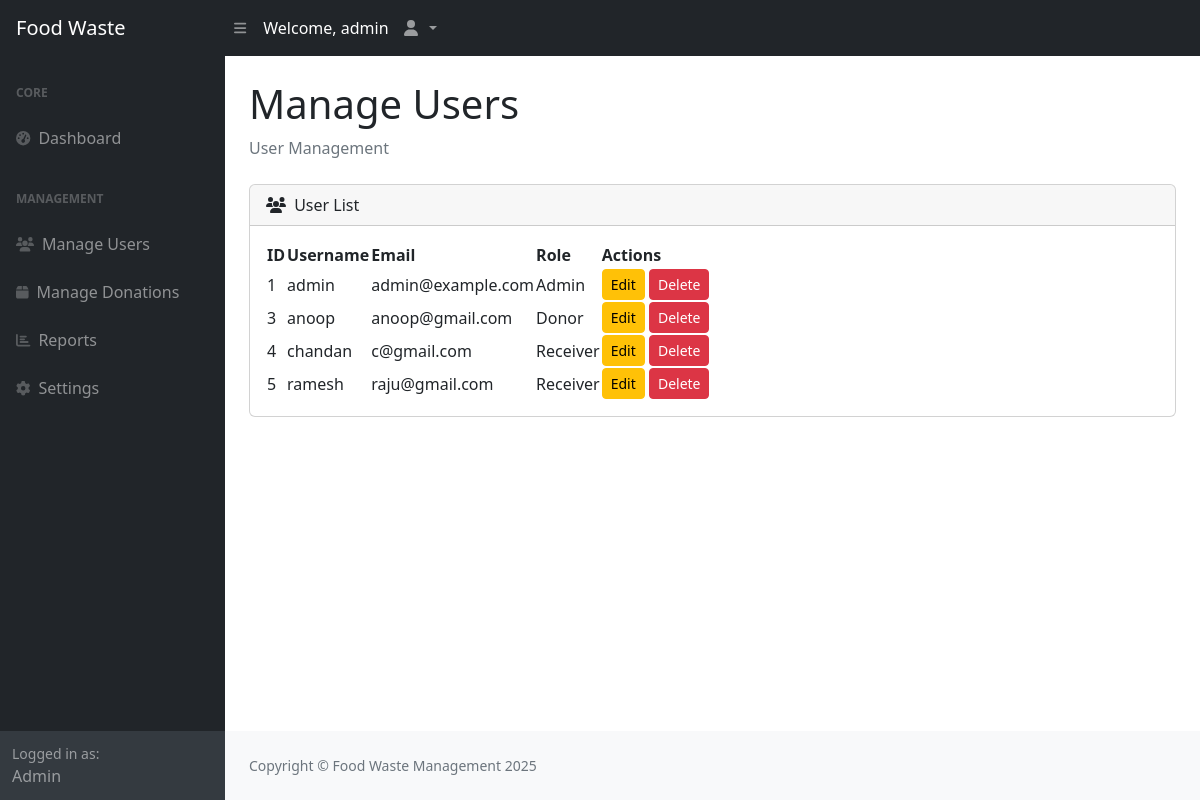
/admin/manage_users.php (signed in), run on the app's committed database.
### tables this page shows
CREATE TABLE `users` (
  `id` int(11) NOT NULL,
  `username` varchar(100) NOT NULL,
  `email` varchar(100) NOT NULL,
  `password` varchar(255) NOT NULL,
  `role` enum('admin','donor','receiver') NOT NULL,
  `created_at` timestamp NOT NULL DEFAULT current_timestamp()
);

### admin/manage_users.php (the view, shortened to what this page needs)
<?php
include '../database/db_connect.php';
$sql = "SELECT id, username, email, role FROM users";
$result = $conn->query($sql);
?>
<!DOCTYPE html>
<html lang="en">
<head>
    <link href="https://cdn.jsdelivr.net/npm/simple-datatables@7.1.2/dist/style.min.css" rel="stylesheet" />
    <link href="../assets/css/styles.css" rel="stylesheet" />
</head>
<body class="sb-nav-fixed">
    <?php include '../includes/topbar.php'; ?>
    <div id="layoutSidenav">
        <?php include '../includes/sidebar.php'; ?>
        <div id="layoutSidenav_content">
            <main>
                <div class="container-fluid px-4">
                    <h1 class="mt-4">Manage Users</h1>
                    <ol class="breadcrumb mb-4">
                        <li class="breadcrumb-item active">User Management</li>
                    </ol>
                    <div class="card mb-4">
                        <div class="card-header">
                            <i class="fas fa-users me-1"></i>
                            User List
                        </div>
                        <div class="card-body">
                            <table id="datatablesSimple">
                                <thead>
                                    <tr>
                                        <th>ID</th>
                                        <th>Username</th>
                                        <th>Email</th>
                                        <th>Role</th>
                                        <th>Actions</th>
                                    </tr>
                                </thead>
                                <tbody>
                                    <?php while ($row = $result->fetch_assoc()) { ?>
                                        <tr>
                                            <td><?php echo $row['id']; ?></td>
                                            <td><?php echo htmlspecialchars($row['username']); ?></td>
                                            <td><?php echo htmlspecialchars($row['email']); ?></td>
                                            <td><?php echo ucfirst($row['role']); ?></td>
                                            <td>
                                                <a href="edit_user.php?id=<?php echo $row['id']; ?>" class="btn btn-warning btn-sm">Edit</a>
                                                <a href="delete_user.php?id=<?php echo $row['id']; ?>" class="btn btn-danger btn-sm">Delete</a>
                                            </td>
                                        </tr>
                                    <?php } ?>
                                </tbody>
                            </table>
                        </div>
                    </div>
                </div>
            </main>
            <?php include '../includes/footer.php'; ?>
        </div>
    </div>
</body>
</html>

### data on the page
users: id "1", username "admin", email "admin@example.com", role "Admin"
users: id "3", username "anoop", email "anoop@gmail.com", role "Donor"
users: id "4", username "chandan", email "c@gmail.com", role "Receiver"
users: id "5", username "ramesh", email "raju@gmail.com", role "Receiver"

### other printed values
$username "admin"
$user_role "Admin"
